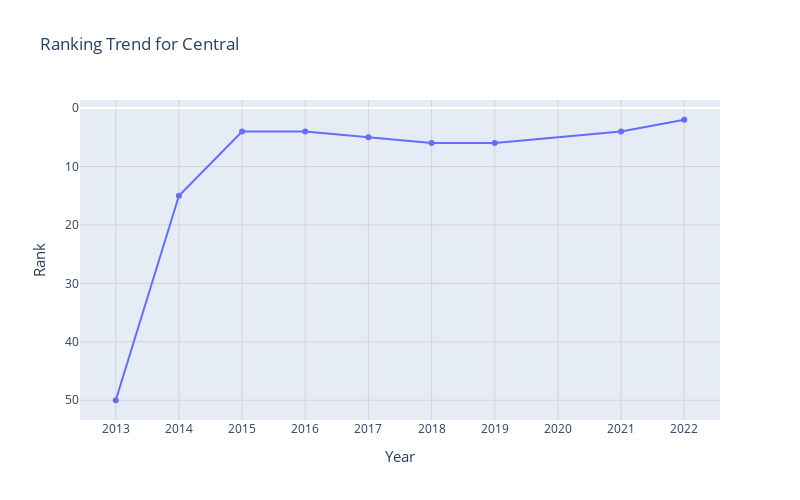

Notebook cell for this chart:
### Code cell
rising_star(rising_star_data, 'Central')

### Figure 1 — Plotly figure (JSON) as saved in the notebook; plotly's stock layout.template omitted (floating-point values rounded to 4 significant figures)
{"data": [{"hovertemplate": "Year=%{x}<br>Rank=%{y}<extra></extra>", "legendgroup": "", "line": {"color": "#636efa", "dash": "solid"}, "marker": {"symbol": "circle"}, "mode": "lines+markers", "name": "", "orientation": "v", "showlegend": false, "type": "scatter", "x": [2013, 2014, 2015, 2016, 2017, 2018, 2019, 2021, 2022], "xaxis": "x", "y": [50, 15, 4, 4, 5, 6, 6, 4, 2], "yaxis": "y"}], "layout": {"height": 500, "legend": {"tracegroupgap": 0}, "title": {"text": "Ranking Trend for Central"}, "width": 800, "xaxis": {"anchor": "y", "autorange": true, "domain": [0, 1], "gridcolor": "lightgrey", "range": [2012.0, 2023.0], "tickmode": "linear", "title": {"font": {"size": 15}, "text": "Year"}, "type": "linear"}, "yaxis": {"anchor": "x", "autorange": true, "domain": [0, 1], "gridcolor": "lightgrey", "range": [53.38, -1.38], "title": {"font": {"size": 15}, "text": "Rank"}, "type": "linear"}}}
